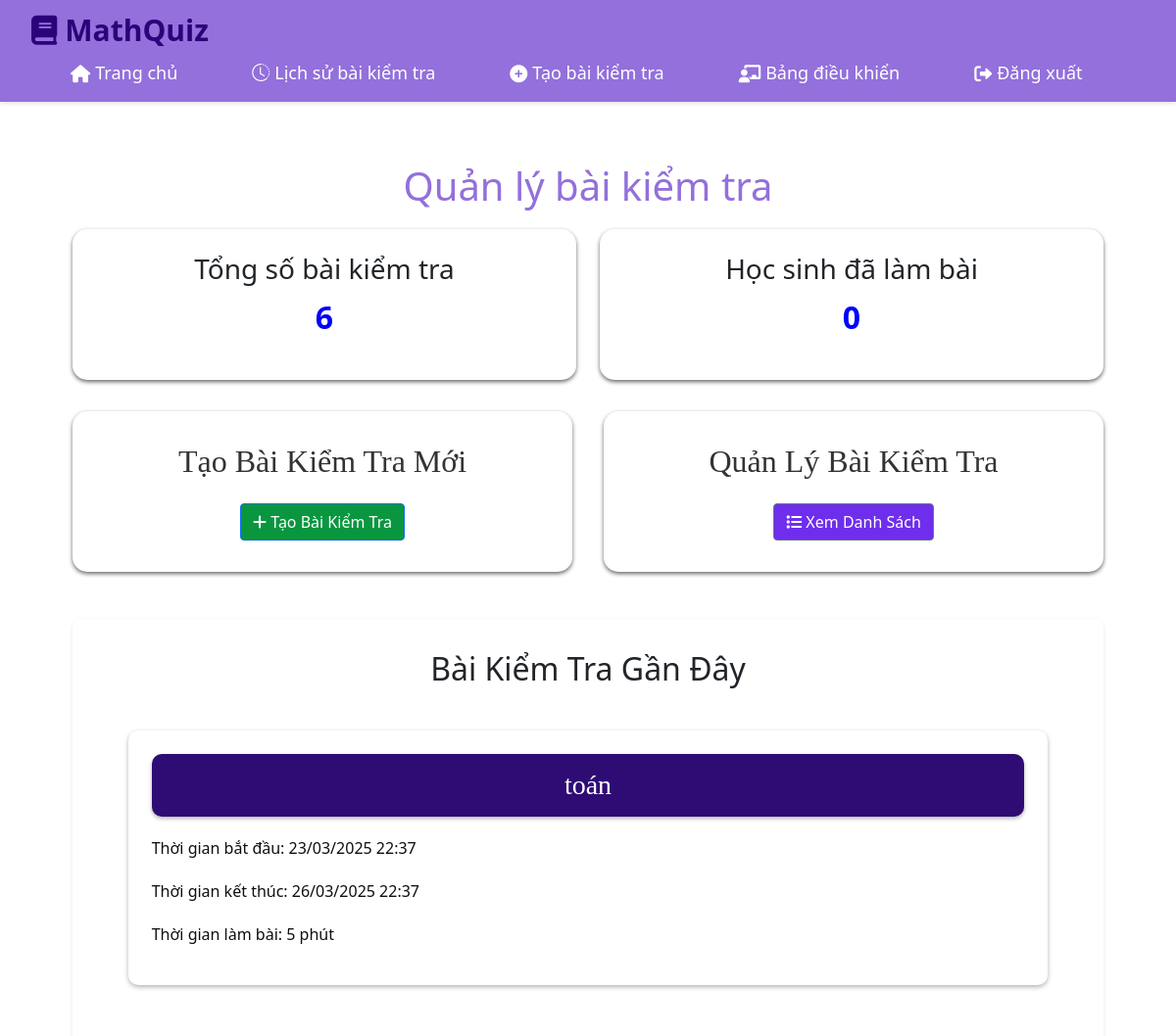
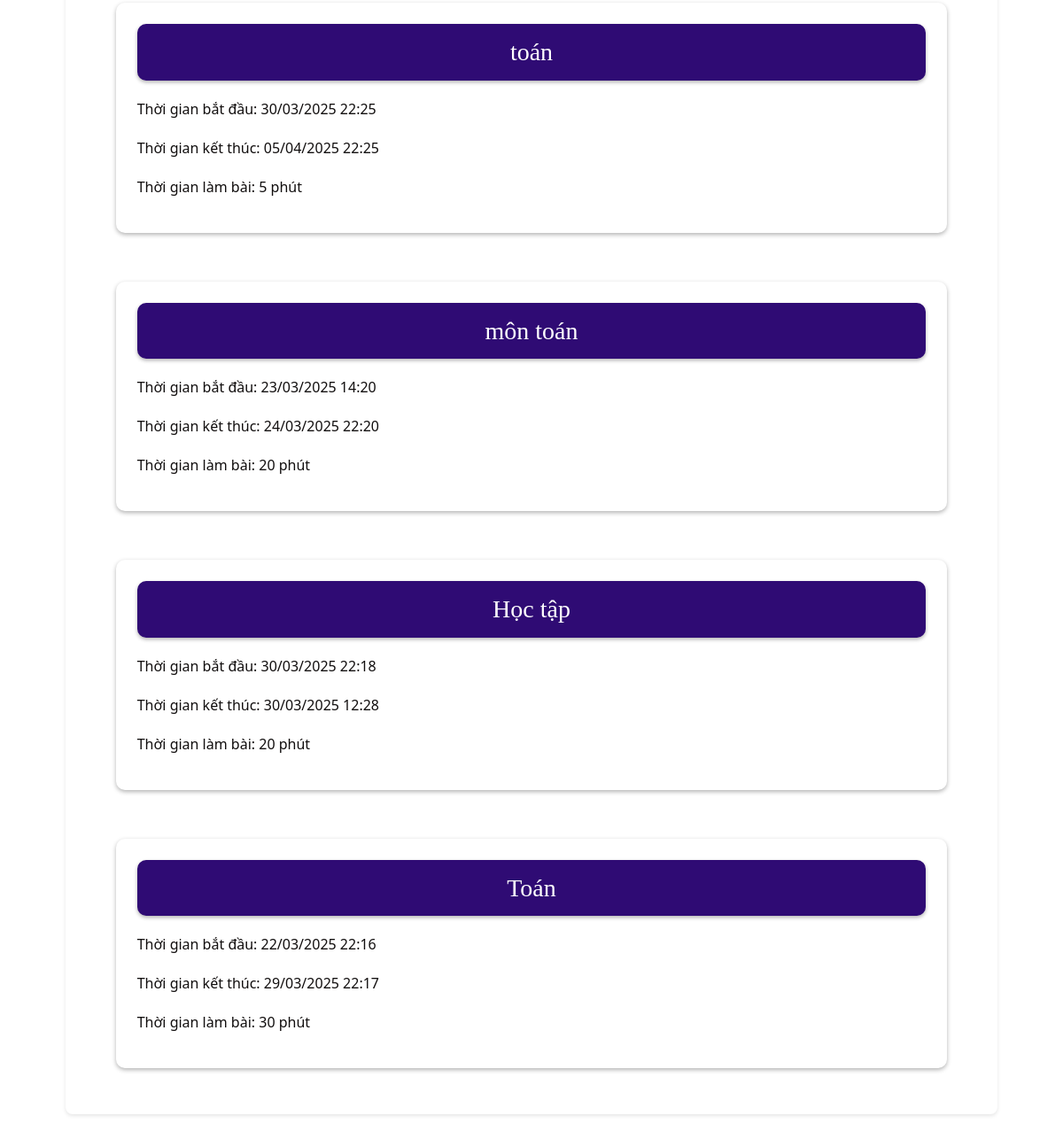
/teacher/dashboard (signed in), run on an earlier commit of the app's database (2 pictures, top to bottom).
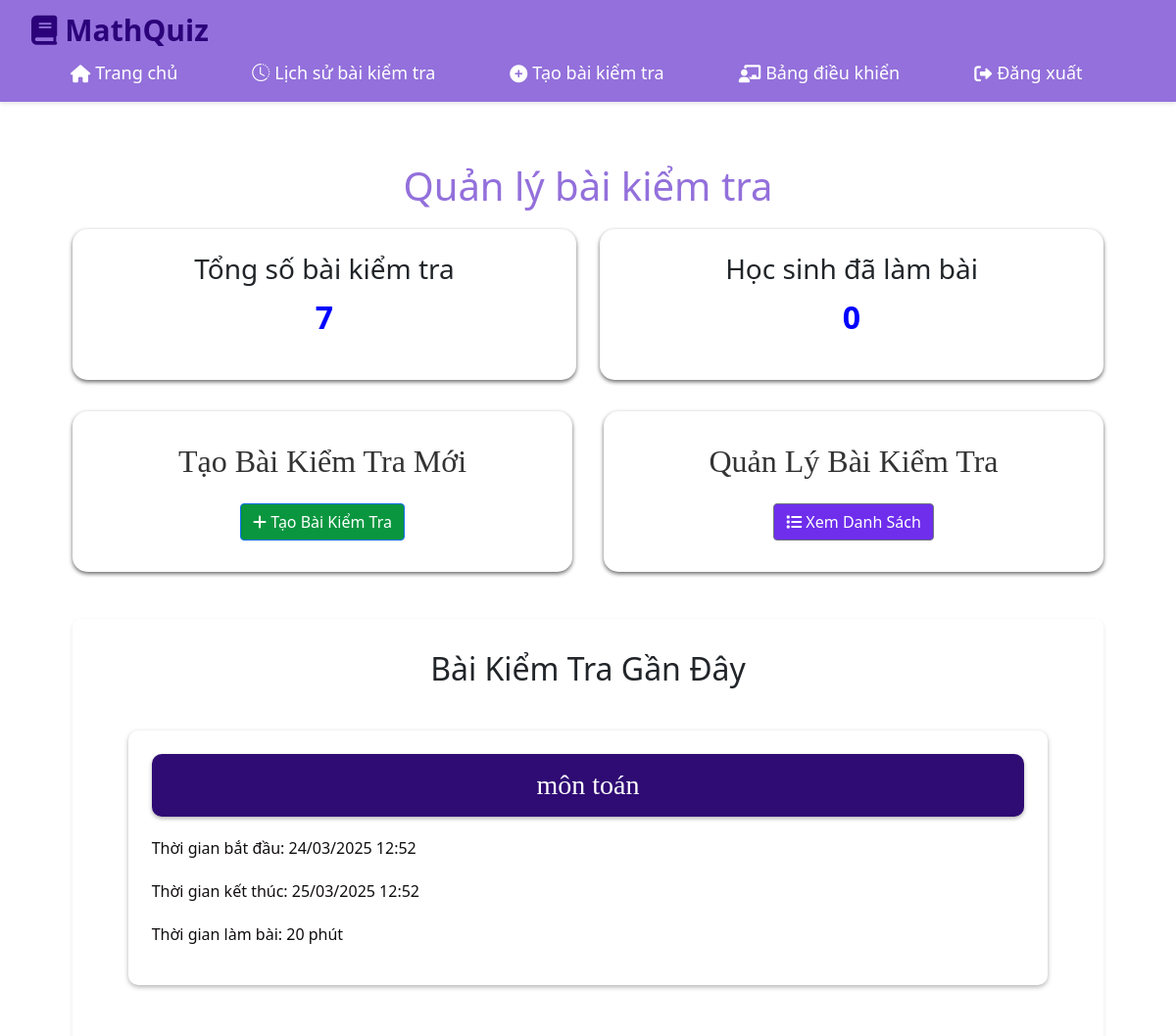
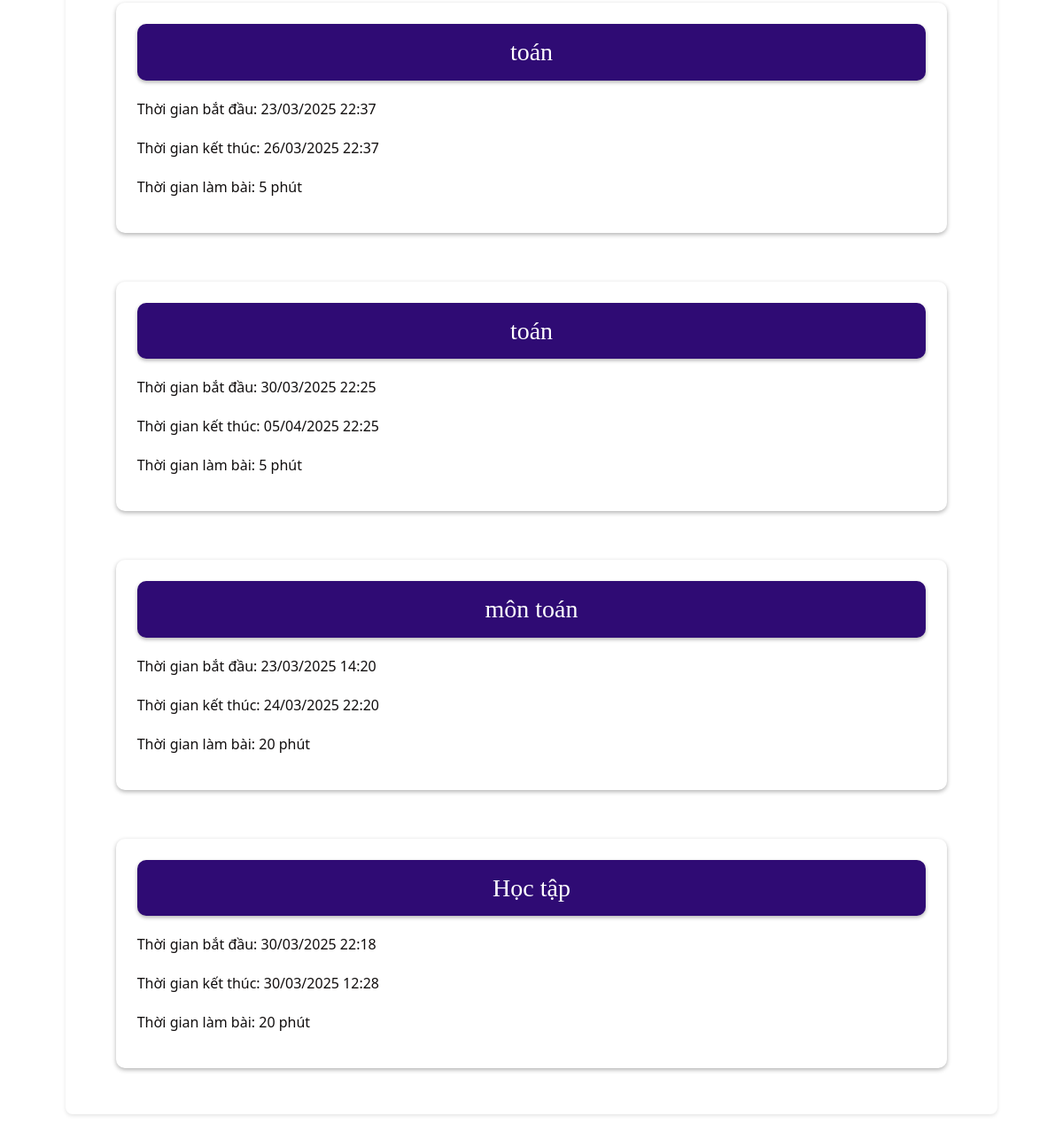
And on a later commit of the database (2 pictures, top to bottom).
### app.py (models this page shows)
class Quiz(db.Model):
    id = db.Column(db.Integer, primary_key=True)
    title = db.Column(db.String(200), nullable=False)
    teacher_id = db.Column(db.Integer, db.ForeignKey('user.id'), nullable=False)
    start_time = db.Column(db.DateTime, nullable=False)
    end_time = db.Column(db.DateTime, nullable=False)
    duration = db.Column(db.Integer, nullable=False)  # in minutes
    questions = db.relationship('Question', backref='quiz', lazy=True)

### app.py (the view)
@app.route('/teacher/dashboard')
def teacher_dashboard():
    if 'user_id' not in session or session['role'] != 'teacher':
        flash('Bạn không có quyền truy cập trang này!')
        return redirect(url_for('home'))
    teacher_id = session['user_id']
    total_quizzes = Quiz.query.filter_by(teacher_id=teacher_id).count()
    total_students = 0
    recent_quizzes = Quiz.query.filter_by(teacher_id=teacher_id).order_by(Quiz.id.desc()).limit(5).all()
    return render_template('teacher_dashboard.html',
                         total_quizzes=total_quizzes,
                         total_students=total_students,
                         recent_quizzes=recent_quizzes)

### templates/teacher_dashboard.html (shortened to what this page needs)
{% extends "base.html" %}
{% block content %}
<div class="dashboard">
    <h1>Quản lý bài kiểm tra</h1>
    <div class="dashboard-stats">
        <div class="stat-card">
            <h3>Tổng số bài kiểm tra</h3>
            <p class="stat-number">{{ total_quizzes }}</p>
        </div>
        <div class="stat-card">
            <h3>Học sinh đã làm bài</h3>
            <p class="stat-number">{{ total_students }}</p>
        </div>
    </div>
    <div class="dashboard-actions">
        <div class="action-card">
            <h2>Tạo Bài Kiểm Tra Mới</h2>
            <a href="{{ url_for('create_quiz') }}" class="btn btn-primary">
                <i class="fas fa-plus"></i> Tạo Bài Kiểm Tra
            </a>
        </div>
        <div class="action-card">
            <h2>Quản Lý Bài Kiểm Tra</h2>
            <a href="{{ url_for('manage_quizzes') }}" class="btn btn-secondary">
                <i class="fas fa-list"></i> Xem Danh Sách
            </a>
        </div>
    </div>
    <div class="recent-quizzes">
        <h2>Bài Kiểm Tra Gần Đây</h2>
        <div class="quiz-list">
            {% if recent_quizzes %}
                {% for quiz in recent_quizzes %}
                <div class="quiz-card">
                    <h3>{{ quiz.title }}</h3>
                    <p class="quiz-info-text">Thời gian bắt đầu: {{ quiz.start_time.strftime('%d/%m/%Y %H:%M') }}</p>
                    <p class="quiz-info-text">Thời gian kết thúc: {{ quiz.end_time.strftime('%d/%m/%Y %H:%M') }}</p>
                    <p class="quiz-info-text">Thời gian làm bài: {{ quiz.duration }} phút</p>
                </div>
                {% endfor %}
            {% else %}
                <p>Chưa có bài kiểm tra nào.</p>
            {% endif %}
        </div>
    </div>
</div>
{% endblock %}

### templates/base.html (shortened to what this page needs)
<!DOCTYPE html>
<html lang="vi">
<head>
    <link rel="stylesheet" href="{{ url_for('static', filename='css/style.css') }}">
    <link rel="stylesheet" href="https://cdnjs.cloudflare.com/ajax/libs/font-awesome/6.0.0-beta3/css/all.min.css">
    <link href="https://cdn.jsdelivr.net/npm/bootstrap-icons/font/bootstrap-icons.css" rel="stylesheet">
    <link rel="stylesheet" href="https://cdn.jsdelivr.net/npm/bootstrap@5.1.3/dist/css/bootstrap.min.css">
</head>
<body>
    <nav class="navbar">
        <div class="logo">
            <i class="fas fa-book"></i> MathQuiz
        </div>
        <div class="nav-links">
            <a href="{{ url_for('home') }}"><i class="fas fa-home"></i> Trang chủ</a>
            <a href="{{ url_for('history') }}"><i class="bi bi-clock-history"></i>Lịch sử bài kiểm tra</a>
            {% if 'user_id' not in session %}
                <a href="{{ url_for('login') }}"><i class="fas fa-sign-in-alt"></i> Đăng nhập</a>
                <a href="{{ url_for('register') }}"><i class="fas fa-user-plus"></i> Đăng ký</a>
            {% else %}
                {% if session['role'] == 'teacher' %}
                    <a href="{{ url_for('create_quiz') }}"><i class="fas fa-plus-circle"></i> Tạo bài kiểm tra</a>
                    <a href="{{ url_for('teacher_dashboard') }}"><i class="fas fa-chalkboard-teacher"></i> Bảng điều khiển</a>
                {% endif %}
                <a href="{{ url_for('logout') }}"><i class="fas fa-sign-out-alt"></i> Đăng xuất</a>
            {% endif %}
        </div>
    </nav>
    <div class="container">
        {% block content %}{% endblock %}
    </div>
</body>
</html>

### static/css/style.css (style rules this page uses)
:root { --primary-color: #9370DB; --secondary-color: #B19CD9; --background-color: linear-gradient(135deg, #9370DB, #9c83ca, #F8F8FF); --text-color: #333; }
* { margin: 0; padding: 0; box-sizing: border-box; }
html, body { height: 100%; margin: 0; display: flex; flex-direction: column; }
body { font-family: Arial, sans-serif; background-color: var(--background-color); color: var(--text-color); line-height: 1.6; height: 100%; width: 100%; margin: 0; }
.logo { font-size: 30px; font-weight: bold; display: flex; align-items: center; gap: 8px; color: #2c027a; }
.container { width: 100%; text-align: center; margin: 30px auto; }
.navbar { background-color: var(--primary-color); padding: 1rem 2rem; display: flex; justify-content: space-between; align-items: center; box-shadow: 0 2px 4px rgba(0,0,0,0.1); }
.btn { background-color: #9370DB; color: white; padding: 0.8rem 1.5rem; border: none; border-radius: 4px; cursor: pointer; font-size: 1rem; transition: background-color 0.3s; text-decoration: none; display: inline-block; }
.dashboard { padding: 2rem; }
.dashboard h1 { color: var(--primary-color); margin-bottom: 20px; text-align: center; }
.dashboard-stats { display: grid; grid-template-columns: repeat(auto-fit, minmax(200px, 1fr)); gap: 1.5rem; margin-bottom: 2rem; }
.stat-card { background: rgb(255, 255, 255); padding: 1.5rem; border-radius: 15px; box-shadow: 0 2px 4px rgba(0,0,0,0.6); text-align: center; }
.stat-number { font-size: 2rem; color: blue; font-weight: bold; }
.dashboard-actions { display: grid; grid-template-columns: repeat(auto-fit, minmax(300px, 1fr)); gap: 2rem; margin-bottom: 3rem; }
.action-card { background: white; padding: 2rem; border-radius: 15px; box-shadow: 0 2px 4px rgba(0,0,0,0.6); text-align: center; }
.action-card h2 { font-family:'Times New Roman', Times, serif; margin-bottom: 1.5rem; color: var(--text-color); }
.btn { width: 300px; padding: 12px; font-size: 18px; color: #fff; background-color: #007bff; border: none; border-radius: 4px; cursor: pointer; }
.btn-primary { width: auto; background-color: #0a963f !important; }
.btn-secondary { width: auto; background-color: #6e2eec !important; }
.recent-quizzes { background: white; padding: 2rem; border-radius: 8px; box-shadow: 0 2px 4px rgba(0,0,0,0.1); }
.quiz-list { display: grid; grid-template-columns: repeat(auto-fit, minmax(500px, 1fr)); gap: 15px; margin-top: 1.5rem; }
.quiz-card { display: flexbox; background: #ffffff; padding: 1.5rem; border-radius: 10px; box-shadow: 0 2px 5px rgba(0, 0, 0, 0.3); max-width: 1000px; margin: 20px auto; width: 95%; }
.quiz-card h3 { font-family: 'Times New Roman', Times, serif; background: #2f0b74; color: #ffffff; border-radius: 10px; padding: 15px; box-shadow: 0 2px 4px rgba(0,0,0,0.3); display: flex; flex-direction: column; }
p { margin-top: 20px; color: #110e0e; text-align: center; }
.quiz-info-text { margin-top: 20px; color: #110e0e; text-align: center; text-align: left; }

### templates/base.html (style rules this page uses)
.nav-links a { color: white; text-decoration: none; margin-left: 1.5rem; padding: 0.5rem 1rem; border-radius: 4px; transition: background-color 0.3s; }
.nav-links { display: flex; gap: 20px; align-items: center; }
.nav-links a { text-decoration: none; color: white; font-size: 18px; display: flex; align-items: center; gap: 5px; }

What changed in the data, as far as the page shows it:
no longer on this page (row unchanged): Quiz: title "Toán", start_time "22/03/2025 22:16", end_time "29/03/2025 22:17", duration "30"
added Quiz: title "môn toán", start_time "24/03/2025 12:52", end_time "25/03/2025 12:52", duration "20"
Also different on the page:
{{ total_quizzes }}: "6" → "7"
